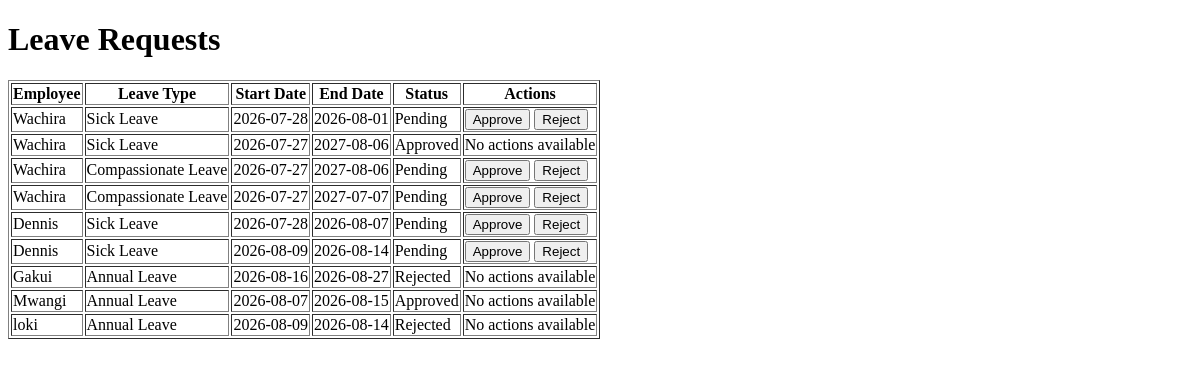
Before: /leave_requests with the older database file.
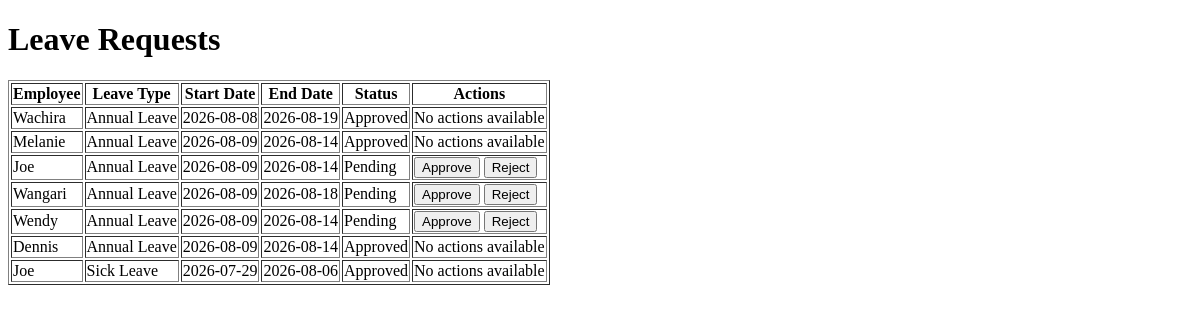
After: the same page with the newer database file.
### models/leave_request.py (models this page shows)
class LeaveRequest(db.Model):
    __tablename__ = "leave_requests"
    id = db.Column(db.Integer, primary_key=True)
    employee_id = db.Column(db.Integer, db.ForeignKey("employees.id"), nullable=False)
    start_date = db.Column(db.Date, nullable=False)
    end_date = db.Column(db.Date, nullable=False)
    leave_type = db.Column(db.String(50), nullable=False)
    status = db.Column(db.String(20), default="Pending", nullable=False)
    reason = db.Column(db.Text, nullable=True)
    approved_by_manager_id = db.Column(
        db.Integer, db.ForeignKey("employees.id"), nullable=True)
    approved_at = db.Column(db.DateTime, nullable=True)
    created_at = db.Column(db.DateTime, default=lambda: datetime.now(timezone.utc))
    employee = db.relationship(
        "Employee", foreign_keys=[employee_id], backref="leave_requests")
    approved_by_manager = db.relationship(
        "Employee", foreign_keys=[approved_by_manager_id],
          backref="approved_leave_requests")

### models/employees.py (models this page shows)
class Employee(db.Model):
    __tablename__ = "employees"
    id = db.Column(db.Integer, primary_key=True)
    name = db.Column(db.String(100), nullable=False)
    role = db.Column(db.String(100), nullable=False)
    team = db.Column(db.String(100), nullable=False)
    salary = db.Column(db.Float, nullable=False)
    employment_type = db.Column(db.String(50), nullable=False)
    leave_balance = db.Column(
    db.Integer,
    nullable=False,
    default=21
)
    start_date = db.Column(db.Date, nullable=False)
    manager_id = db.Column(
    db.Integer,
    db.ForeignKey("employees.id"),
    nullable=True
)
    manager = relationship(
        "Employee",
        remote_side=[id],
        backref="subordinates"
    )
    is_active = db.Column(db.Boolean, default=True)

### routes/leave_routes.py (the view)
@leave_bp.route("/leave_requests")
def list_leave_requests():
    leave_requests = LeaveRequest.query.all()
    today = datetime.now().date()
    for leave in leave_requests:
        leave.is_overdue = False
        if leave.status == "Pending":
            days_waiting = (today - leave.created_at.date()).days
            if days_waiting > 14:
                leave.is_overdue = True
    return render_template(
        "leave_requests.html",
        leave_requests=leave_requests
    )

### templates/leave_requests.html (shortened to what this page needs)
<!DOCTYPE html>
<html>
<head>
</head>
<body>
<h1>Leave Requests</h1>
{% if leave_requests %}
<table border="1">
<tr>
    <th>Employee</th>
    <th>Leave Type</th>
    <th>Start Date</th>
    <th>End Date</th>
    <th>Status</th>
    <th>Actions</th>
</tr>
{% for leave in leave_requests %}
<tr>
    <td>{{ leave.employee.name }}</td>
    <td>{{ leave.leave_type }}</td>
    <td>{{ leave.start_date }}</td>
    <td>{{ leave.end_date }}</td>
    <td>{{ leave.status }}
    </td>
    <td>
        {% if leave.status == 'Pending' %}
            <form method="POST" action="{{ url_for('leave.approve_leave', leave_id=leave.id) }}" style="display:inline;">
                <button type="submit">Approve</button>
            </form>
            <form method="POST" action="{{ url_for('leave.reject_leave', leave_id=leave.id) }}" style="display:inline;">
                <button type="submit">Reject</button>
            </form>
        {% else %}
            No actions available
        {% endif %}
    </td>
</tr>
{% endfor %}
</table>
{% else %}
<p>No leave requests found.</p>a
{% endif %}
</body>
</html>

Changed rows visible on the page:
removed LeaveRequest: employee.name "Wachira", leave_type "Sick Leave", start_date "2026-07-27", end_date "2027-08-06", status "Approved", shows "No actions available"
removed LeaveRequest: employee.name "Wachira", leave_type "Compassionate Leave", start_date "2026-07-27", end_date "2027-08-06", status "Pending"
removed LeaveRequest: employee.name "Wachira", leave_type "Compassionate Leave", start_date "2026-07-27", end_date "2027-07-07", status "Pending"
removed LeaveRequest: employee.name "Dennis", leave_type "Sick Leave", start_date "2026-08-09", end_date "2026-08-14", status "Pending"
removed LeaveRequest: employee.name "Gakui", leave_type "Annual Leave", start_date "2026-08-16", end_date "2026-08-27", status "Rejected", shows "No actions available"
removed LeaveRequest: employee.name "Mwangi", leave_type "Annual Leave", start_date "2026-08-07", end_date "2026-08-15", status "Approved", shows "No actions available"
removed LeaveRequest: employee.name "loki", leave_type "Annual Leave", start_date "2026-08-09", end_date "2026-08-14", status "Rejected", shows "No actions available"
changed LeaveRequest "Wachira": leave_type "Sick Leave" → "Annual Leave"; start_date "2026-07-28" → "2026-08-08"; end_date "2026-08-01" → "2026-08-19"; status "Pending" → "Approved"; status "Approve Reject" → "No actions available"
added LeaveRequest: employee.name "Melanie", leave_type "Annual Leave", start_date "2026-08-09", end_date "2026-08-14", status "Approved", shows "No actions available"
added LeaveRequest: employee.name "Joe", leave_type "Annual Leave", start_date "2026-08-09", end_date "2026-08-14", status "Pending"
added LeaveRequest: employee.name "Wangari", leave_type "Annual Leave", start_date "2026-08-09", end_date "2026-08-18", status "Pending"
added LeaveRequest: employee.name "Wendy", leave_type "Annual Leave", start_date "2026-08-09", end_date "2026-08-14", status "Pending"
changed LeaveRequest "Dennis": leave_type "Sick Leave" → "Annual Leave"; start_date "2026-07-28" → "2026-08-09"; end_date "2026-08-07" → "2026-08-14"; status "Pending" → "Approved"; status "Approve Reject" → "No actions available"
added LeaveRequest: employee.name "Joe", leave_type "Sick Leave", start_date "2026-07-29", end_date "2026-08-06", status "Approved", shows "No actions available"
